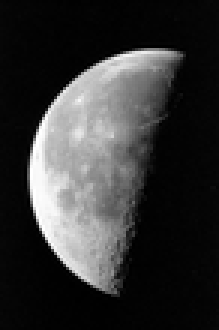
%> input picture lab/lab3/moon.tif, 73 x 110 px, shrunk from 358 x 537 before the run (shown 3 times larger)
$ octave IP_lab3.m   (GNU Octave 9; MATLAB toolbox functions it lacks are replaced by stand-ins)
%> lines starting %> are read from the running program, lines starting %| are printed output that depends on the picture; in (x1, y1, x2, y2) boxes, pixels count from 0 and x2, y2 are one past the last pixel; in counts of white or black regions, pixels touching at a corner belong together; the program's own positions count from 1
img = imread('moon.tif');
%> img is the input picture: size 110x73 uint8; min 0, max 255, mean 52.9
img_c = imread('cat.jpg');
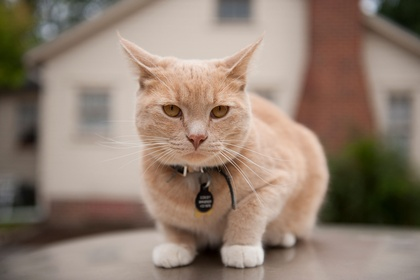
%> input picture lab/lab3/cat.jpg, 420 x 280 px, shrunk from 2048 x 1365 before the run
%> img_c is the input picture: size 280x420x3 uint8; mean R, G, B 144.8, 126.7, 112.6
imc_copy = img_c;
img_c = im2double(img_c);
%> img_c: size 280x420x3 double
img = double(img);
%> img: size 110x73 double
[row,col] = size(img);
%> row = 110; col = 73
K = 2;
%kmeans from matlab function
%for grayscale
F = reshape(img,[row*col,1]);
%> F = 8030 values, max 255 at index 1157, min 0 at index 939, mean 52.92
[idx,centres] = my_kmeans(F,K);
%> after the loop in my_kmeans, `for k=1:K`: centres = [4; 184]
%> the loop in my_kmeans, `for i = 1:maxiter` made 4 passes
%> idx_prev on passes 1 to 3: [8.41; 173.3], [7.79; 171.7], [7.65; 171.3]
%> after the loop in my_kmeans, `for i = 1:maxiter`: D = 8030 values, max 6998.5 at index 1157, min 0.118 at index 2474, mean 675.2; centres = [7.65; 171.3]; idx = 8030 values, max 2 at index 1049, min 1 at index 1, mean 1.28
%> centres = [7.65; 171.3]
img_k = reshape(idx,[row,col]);
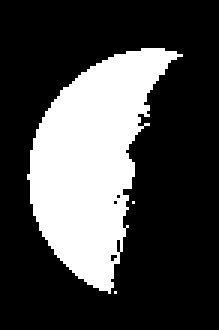
%> img_k: size 110x73 double (shown 3 times larger); values 1 (black) and 2 (white), 27.7% white; 3 white regions (2 under 20 px), largest, box (x1, y1, x2, y2) and area: (9, 16, 61, 98) 2219
figure();
imshow(img_k-1);
%for colorimage
F_C = reshape(img_c,size(img_c,1)*size(img_c,2),3);
r = F_C(:,1);
g = F_C(:,2);
b = F_C(:,3);
idx_c = my_kmeans([r g b],3);
%> the loop in my_kmeans (call 2), `for i = 1:maxiter` made 32 passes
%> idx_prev on passes 1 to 11: [0.574 0.492 0.438; 0.309 0.249 0.182; 0.768 0.696 0.649], [0.569 0.488 0.434; 0.304 0.246 0.179; 0.769 0.696 0.648], [0.566 0.484 0.431; 0.301 0.244 0.176; 0.768 0.695 0.648], [0.563 0.481 0.428; 0.299 0.242 0.174; 0.767 0.694 0.646], [0.56 0.478 0.425; 0.297 0.241 0.173; 0.767 0.694 0.645], [0.557 0.474 0.421; 0.295 0.24 0.171; 0.765 0.692 0.644], [0.555 0.471 0.418; 0.292 0.238 0.169; 0.765 0.692 0.644], [0.551 0.467 0.414; 0.289 0.236 0.167; 0.764 0.69 0.642], [0.548 0.462 0.409; 0.284 0.234 0.164; 0.763 0.689 0.641], [0.544 0.457 0.404; 0.279 0.231 0.161; 0.761 0.688 0.64], [0.539 0.451 0.398; 0.274 0.228 0.158; 0.76 0.687 0.638]
imc = reshape(idx_c,[size(img_c,1),size(img_c,2)]);
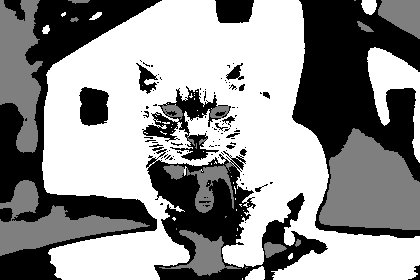
%> imc: size 280x420 double; min 1, max 3, mean 2.14; drawn with min black and max white
imgc_kr= labeloverlay(imc_copy,imc);
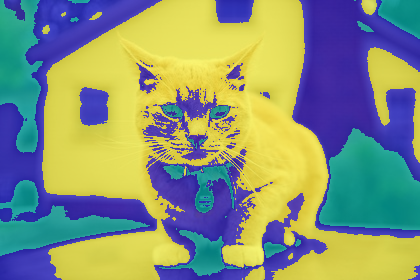
%> imgc_kr: size 280x420x3 uint8; mean R, G, B 134.5, 147.1, 122.1
figure();
imshow(imgc_kr);
%kmeans function by own

function [idx,centres]=my_kmeans(I,K)
%%%  k-means clustring with maximin algorithm to initialize the centroids
 %[idx, centres] = k_means(X, K) returned N x 1 vector idx contains the cluster indices of each point
%and the K clusters centroids locations in the K x dim matrix, centres.
%Dimitriadis Spyros  23/4/2017
[N dim] = size(I); % dataset dimensions


% initial cluster centres  PICK RANDOM POINTS
centres = zeros(K,dim);
for k=1:K
x = randi(N);
centres(k,:) =  I(x,:);
end

% %call the function my_minimax to initialize the centroids
% [centres]=my_minimax(A,K);


% % fprintf('[0] Iteration: ')
% % centres % show cluster centres at iteration 0
maxiter = 100; % Maximum number of iterations
D = zeros(K, N); % KxN matrix for storing distances between cluster centres and observations
idx_prev=centres;
% Iterate ’maxiter’ times
for i = 1:maxiter
    % Compute Squared Euclidean distance
    % between each cluster centre and each observation
    for c = 1:K
        D(c,:) = sum(bsxfun(@minus, I, centres(c,:)).^2, 2); %Squared Euclidean distance
        % D(c,:) = kl_div(A, centres(c,:));   %myKullback-Leibler divergence
    end
    % Assign data to clusters
    [D, idx] = min(D); % find min dist. for each observation

    % Update cluster centres
    for c = 1:K
        centres(c, :) = mean(I(idx==c,:) );
    end

    %break the loop if the centres are not changed
    if idx_prev ==centres
        break
    end
    idx_prev = centres;

    % %     fprintf('[%d] Iteration: ', i)
    % %     centres % show cluster centres at iteration i
end

end
